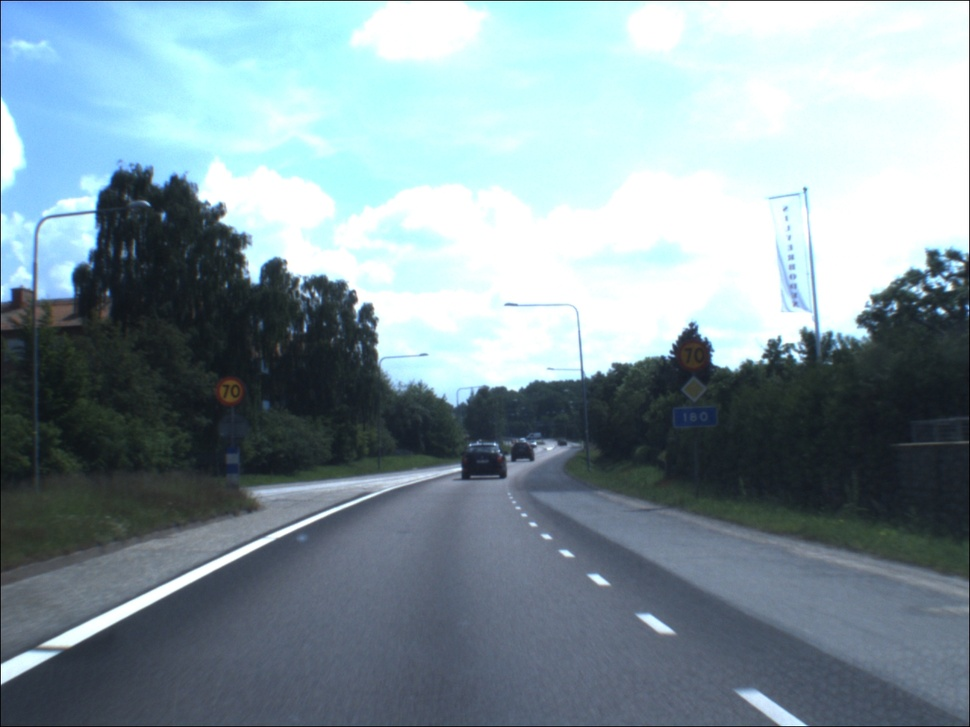
#> input picture Final Project/data/rs1h.jpg, 970 x 727 px, shrunk from 1280 x 960 before the run, given in place of rs6.jpg, which was not available
$ python CircleHough.py
#> lines starting #> are read from the running program, lines starting #| are printed output that depends on the picture; pictures that were not available may be replaced by others from this repository, and a replacement may not be noted
#> further down, image is the input picture: shape (727, 970, 3); mean B, G, R 156.9, 149.2, 130.4
### Final Project/functions/SeparateGroundCeil.py
import cv2
import numpy as np

def separate_image_by_brightness(image):
    """
    Divide un'immagine in base alla luminosità media lungo l'asse verticale.

    Args:
        image (numpy.ndarray): Immagine in input (a colori o in scala di grigi).

    Returns:
        tuple: (zona_sopra, zona_sotto, linea_separazione)
               dove "zona_sopra" e "zona_sotto" sono immagini ritagliate e
               "linea_separazione" è la coordinata y della linea di separazione.
    """
    # Converti l'immagine in scala di grigi se non lo è già
    gray = cv2.cvtColor(image, cv2.COLOR_BGR2GRAY)
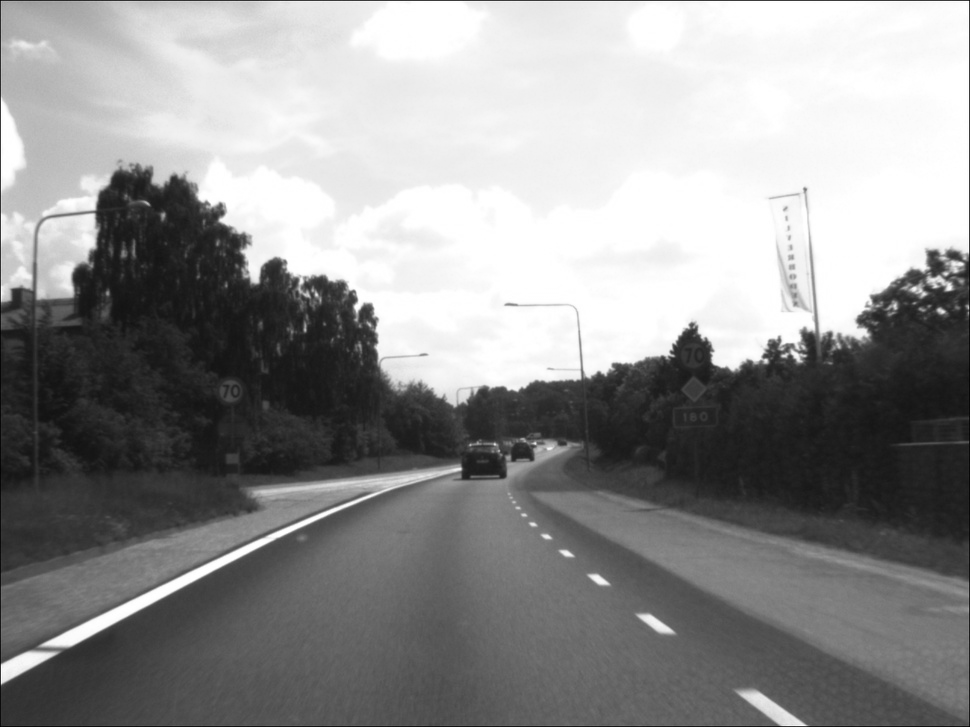
#> gray: shape (727, 970); min 1, max 255, mean 144.5

    # Applica un filtro di mediana per ridurre il rumore
    gray = cv2.GaussianBlur(gray, (9, 9), 1)


    # Ottieni le dimensioni dell'immagine
    height, width = gray.shape
#> height = 727; width = 970

    # Calcola la luminosità media per ogni riga
    row_brightness = np.mean(gray, axis=1)
#> row_brightness = 727 values, max 238.4 at index 134, min 36.88 at index 411, mean 144.6

    # Calcola la somma cumulativa della luminosità
    cumulative_brightness = np.cumsum(row_brightness)
#> cumulative_brightness = 727 values from 162.1 to 105142.7

    # Normalizza la somma cumulativa
    cumulative_brightness_normalized = cumulative_brightness / cumulative_brightness[-1]
#> cumulative_brightness_normalized = 727 values from 0.00154 to 1

    # Trova la linea di separazione basata su un punto medio (e.g., 50% cumulativo)
    separation_line = np.searchsorted(cumulative_brightness_normalized, 0.5)
#> separation_line = 226

    # Divide l'immagine in base alla riga di separazione
    zona_sopra = image[:separation_line, :]
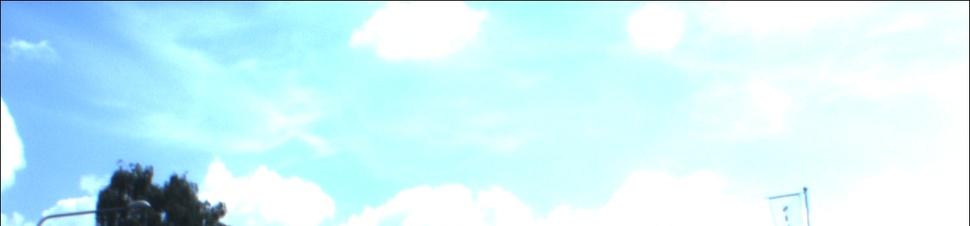
#> zona_sopra: shape (226, 970, 3); mean B, G, R 248.3, 241.2, 205.6
    zona_sotto = image[separation_line:, :]
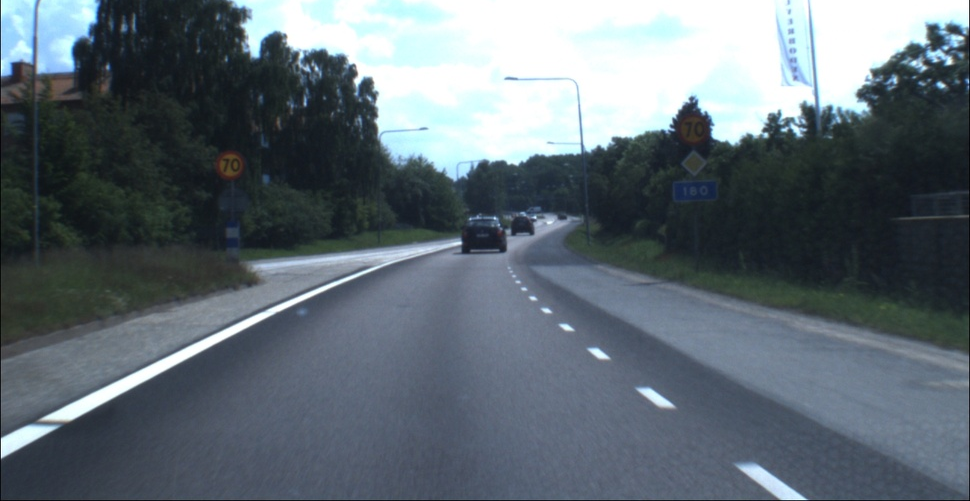
#> zona_sotto: shape (501, 970, 3); mean B, G, R 115.7, 107.7, 96.4

    return zona_sopra, zona_sotto, separation_line

def separate_ceil(image):
    _,_,linea_separazione = separate_image_by_brightness(image)
#> linea_separazione = 226
    return linea_separazione

# Esempio d'uso
# [17 lines that do not run on import are left out]

### Final Project/functions/HistEq.py
import cv2 as cv
import numpy as np

def histeq(image: np.ndarray) -> np.ndarray:
    """
    Equalizes the histogram of the L channel of the LAB color space.

    Args:
        image (numpy.ndarray): image to equalize

    Returns:
        numpy.ndarray: equalized image
    """
    # Convert the image to the LAB color space
    lab_image = cv.cvtColor(image, cv.COLOR_BGR2LAB)
#> lab_image: shape (501, 970, 3); mean of channels 0, 1, 2 110.1, 125.8, 122

    # Equalize the histogram of the L channel
    lab_image[:, :, 0] = cv.equalizeHist(lab_image[:, :, 0])
#> lab_image: shape (501, 970, 3); mean of channels 0, 1, 2 129.1, 125.8, 122

    # Convert the image back to BGR colorspace
    equalized_image = cv.cvtColor(lab_image, cv.COLOR_LAB2BGR)
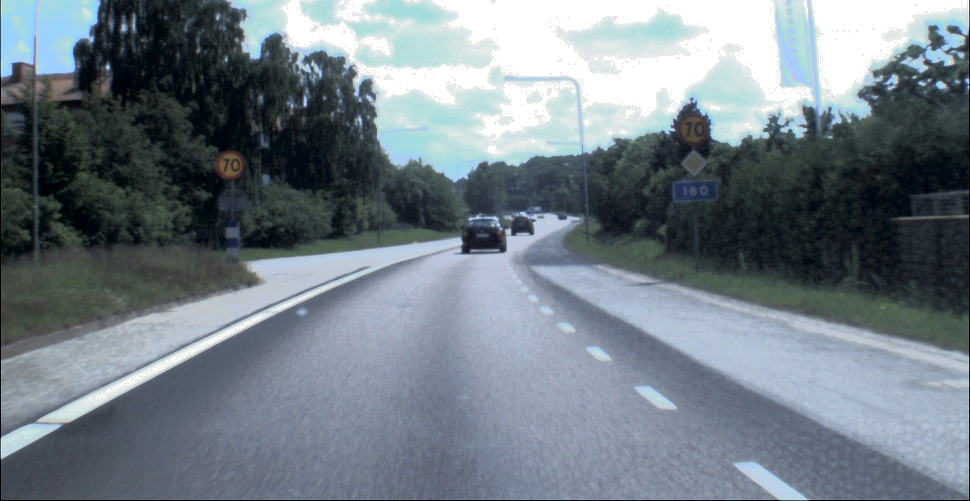
#> equalized_image: shape (501, 970, 3); mean B, G, R 134.6, 126.1, 114.5

    return equalized_image

### Final Project/functions/CircleHough.py
import numpy as np
import cv2 as cv
from matplotlib import pyplot as plt

from functions.HistEq import histeq

from functions.SeparateGroundCeil import separate_ceil

def detect_circles(image,dp, min_dist,param1,param2,min_radius,max_radius) -> np.ndarray:
    """
    Detects circles in an image using HoughCircles and draws them filled.

    Parameters:
        dp (float): Inverse ratio of the accumulator resolution to the image resolution.
        min_dist (int): Minimum distance between detected centers.
        param1 (int): Higher threshold for the Canny edge detector.
        param2 (int): Accumulator threshold for the circle centers at the detection stage.
        min_radius (int): Minimum circle radius.
        max_radius (int): Maximum circle radius.
    """

    if image is None:
        return None

    # Apply histogram equalization to improve contrast
    image = histeq(image)

    gray = cv.cvtColor(image, cv.COLOR_BGR2GRAY)
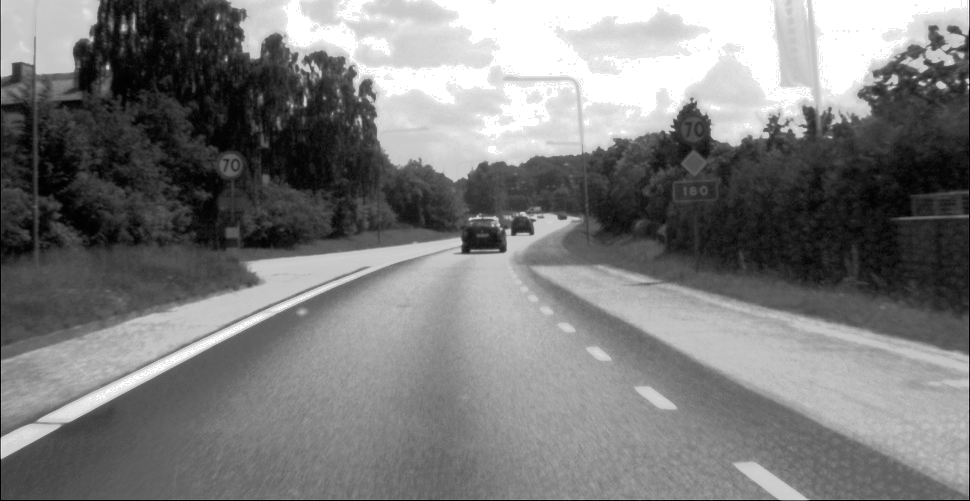
#> gray: shape (501, 970); min 0, max 255, mean 123.6

    # Apply GaussianBlur to reduce noise
    blurred = cv.GaussianBlur(gray, (9, 9), 2)

    # Detect circles using HoughCircles
    circles = cv.HoughCircles(blurred, cv.HOUGH_GRADIENT, dp, min_dist, param1=param1, param2=param2, minRadius=min_radius, maxRadius=max_radius)
#> circles = None

    return circles

if __name__ == "__main__":
    # Load the image
    image_path = "Final Project/dataset/data/easy/rs6.jpg"
    image = cv.imread(image_path)

    if image is None:
        print(f"Error: Image not found at {image_path}")
        exit()

    # Parameters for HoughCircles
    dp = 1
    min_dist = 100
    param1 = 80  # increase to reduce false positives
    param2 = 40    # increase to reduce false positives
    min_radius = 10
    max_radius = 65

    # Separate the ceiling from the ground
    image_analyze = image[separate_ceil(image):, :]

    # Detect circles in the image
    circles = detect_circles(image_analyze,dp, min_dist,param1,param2,min_radius,max_radius)

    if circles is not None:
        # print(f"Number of circles detected: {circles.shape[1]}")

        # Convert the circle parameters to integers
        circles = np.uint16(np.around(circles))
        for circle in circles[0, :]:
            center = (circle[0], circle[1])  # x, y
            center = (center[0], center[1] + separate_ceil(image))
            radius = circle[2]

            print(radius)

            # Draw the circle
            cv.rectangle(image, (center[0] - radius, center[1] - radius), (center[0] + radius, center[1] + radius), (0, 255, 0), 3)
            cv.circle(image, center, radius, (0, 0, 255), thickness=2)  # Green filled circle

    # Show the result
    plt.figure(figsize=(10, 10))
    plt.imshow(cv.cvtColor(image, cv.COLOR_BGR2RGB))
    plt.axis('off')
    plt.show()

$ run again, on Final Project/data/rs4h.jpg
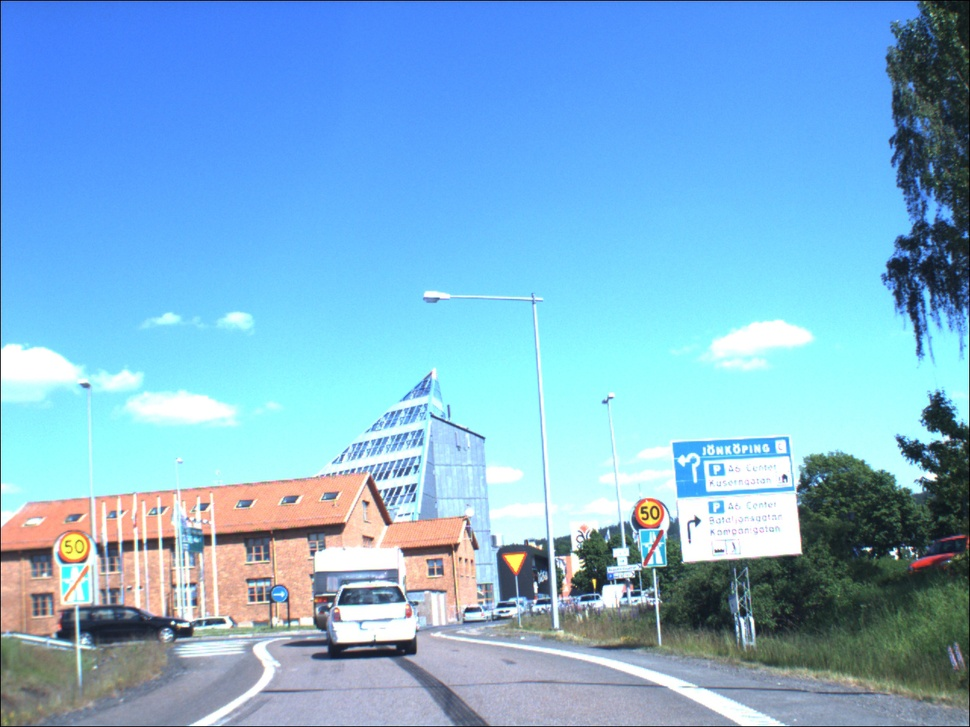
#> input picture Final Project/data/rs4h.jpg, 970 x 727 px, shrunk from 1280 x 960 before the run, given in place of rs6.jpg, which was not available
#> image is the input picture: shape (727, 970, 3); mean B, G, R 212.5, 177.7, 126
#> row_brightness = 727 values, max 224.6 at index 404, min 90.75 at index 0, mean 166.4
#> cumulative_brightness = 727 values from 90.75 to 120969.3
#> cumulative_brightness_normalized = 727 values from 0.00075 to 1
#> separation_line = 374
#> in separate_image_by_brightness, `zona_sotto = image[separation_line:, :]`:
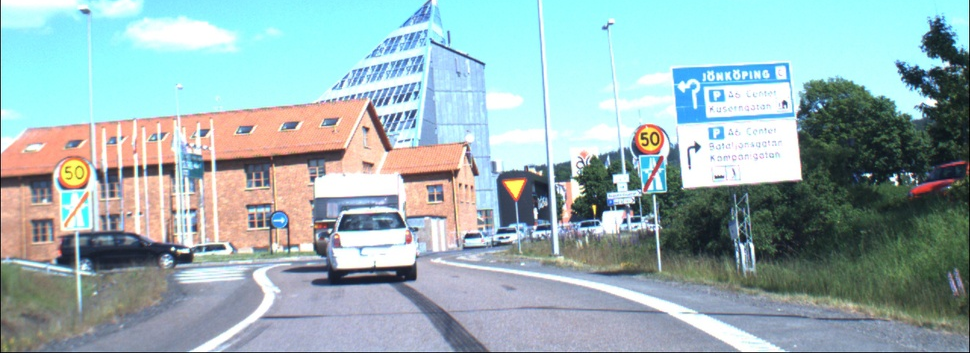
#> zona_sotto: shape (353, 970, 3); mean B, G, R 180.8, 178.6, 154.3
#> in detect_circles, `blurred = cv.GaussianBlur(gray, (9, 9), 2)`:
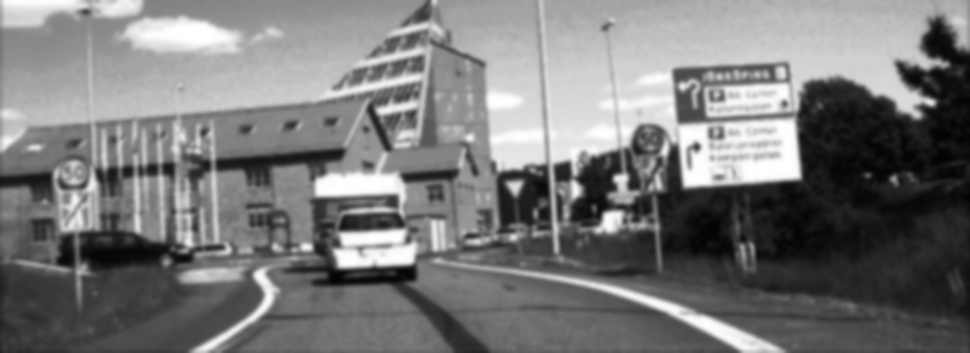
#> blurred: shape (353, 970); min 3, max 255, mean 120.5
#> circles = None

$ run again, on Final Project/data/rs1.jpg
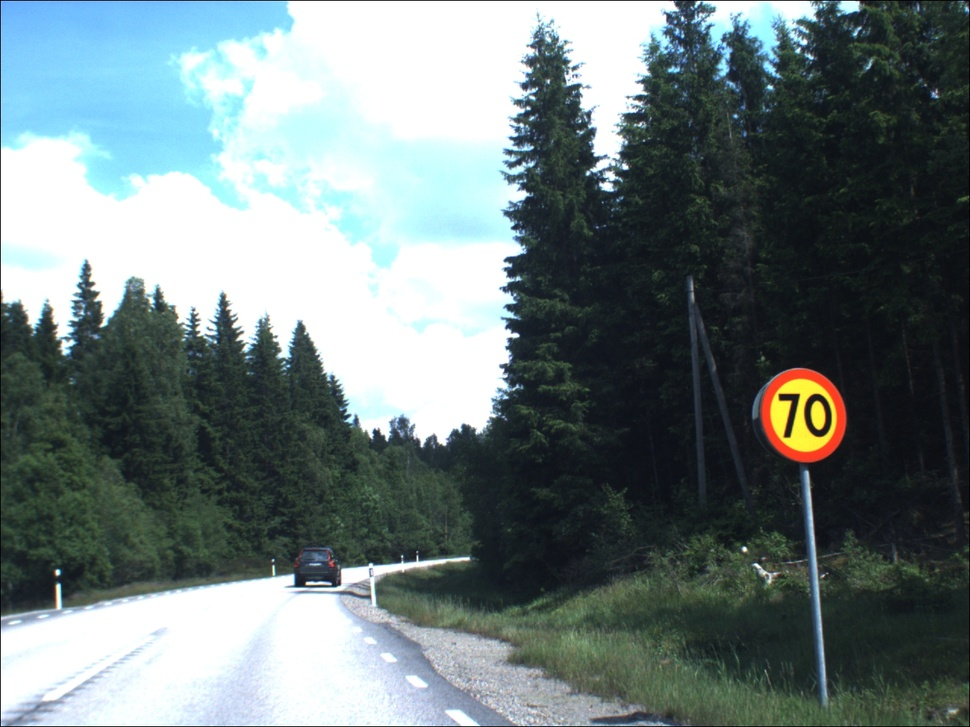
#> input picture Final Project/data/rs1.jpg, 970 x 727 px, shrunk from 1280 x 960 before the run, given in place of rs6.jpg, which was not available
#> image is the input picture: shape (727, 970, 3); mean B, G, R 123.8, 123.1, 109.3
#> row_brightness = 727 values, max 200.2 at index 7, min 36.35 at index 463, mean 119.3
#> cumulative_brightness = 727 values from 140.2 to 86697.6
#> cumulative_brightness_normalized = 727 values from 0.00162 to 1
#> separation_line = 274
#> in detect_circles, `gray = cv.cvtColor(image, cv.COLOR_BGR2GRAY)`:
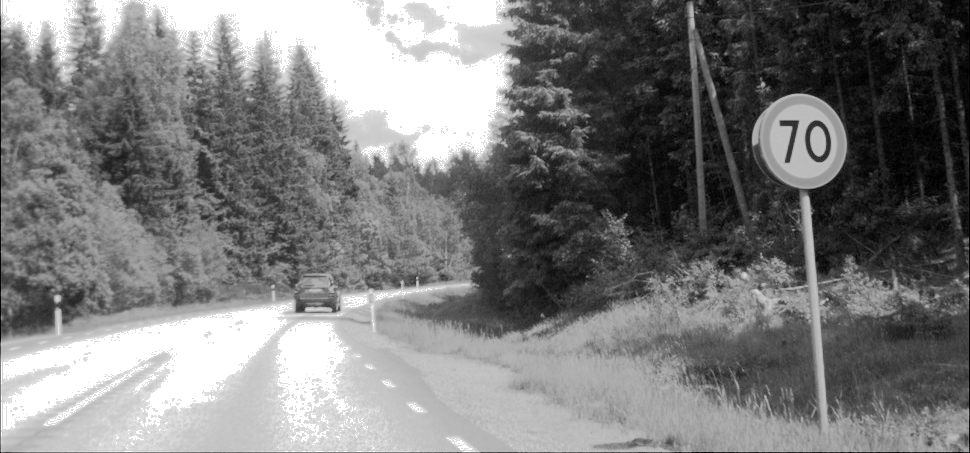
#> gray: shape (453, 970); min 0, max 255, mean 124.3
#> in detect_circles, `circles = cv.HoughCircles(blurred, cv.HOUGH_GRADIENT, dp, min_dist, pa..`: circles = [[798.5, 139.5, 46.3]]
#> `circles = np.uint16(np.around(circles))`: circles = [[798, 140, 46]]
#> the loop `for circle in circles[0, :]:` made 1 pass
#> (circle, center, linea_separazione in separate_ceil, radius) on pass 1: ([798, 140, 46], (798, 414), 274, 46)
#> (printed output is left out)
#> `plt.show()`:
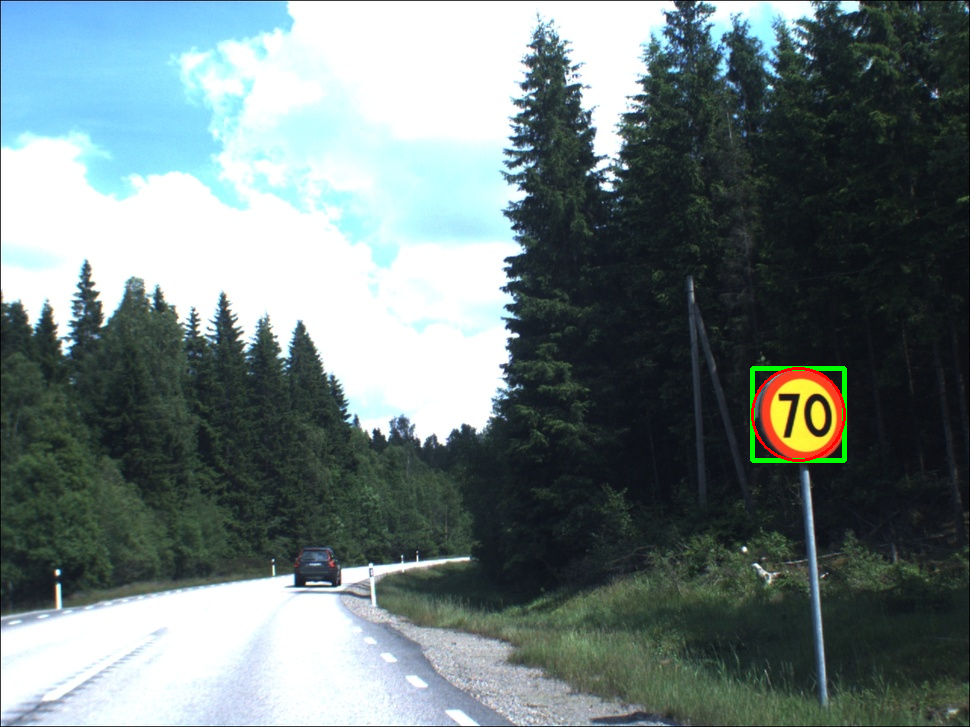
#> shown: shape (727, 970, 3); mean R, G, B 109.4, 123.5, 123.7
